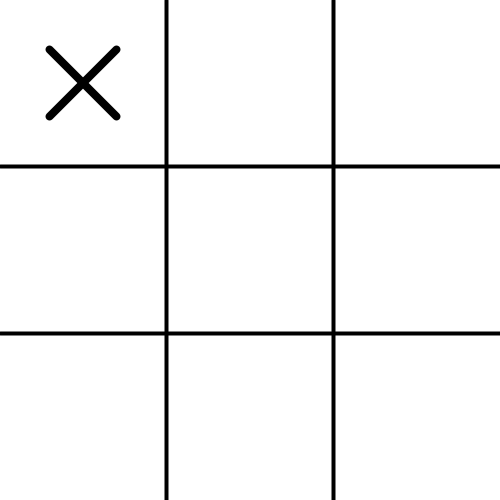
Frame 1 (no input)
Frame 60 (the mouse pressed at the canvas centre just before this capture): identical to frame 1, image omitted
Frame 120 (the mouse held since frame 60 and released just before this capture): identical to frame 1, image omitted

The Processing sketch that drew this single still picture (run headless with seeded random() and noise(); from frame 60 on, the mouse is pressed at the canvas centre):

// Processing sketch: tic_tac_toe
// ── tic_tac_toe.pde
void setup() {
  size(500, 500);
  initBoard();
  println("Computer goes first...");
  computerMove();
}

void draw() {
  background(255);
  drawBoard();
  drawMarks();
}

void keyPressed() {
  if (gameOver) {
    println("Game has ended. No more moves allowed.");
    return;
  }

  // Check key
  if (key < '0' || key > '8') {
    println("Invalid key pressed. Please press a number 0–8.");
    return;
  }

  int square = key - '0';

  // Check if the square can be used
  if (board[square] != EMPTY) {
    println("Square already filled.");
    return;
  }

  // Player's turn
  board[square] = O_PLAYER;

  if (checkWin(O_PLAYER)) {
    println("You (O) win!");
    gameOver = true;
    return;
  }

  if (isBoardFull()) {
    println("No one has won.");
    gameOver = true;
    return;
  }

  // Computer's turn
  computerMove();

  if (checkWin(X_PLAYER)) {
    println("Computer (X) wins!");
    gameOver = true;
    return;
  }

  if (isBoardFull()) {
    println("No one has won.");
    gameOver = true;
    return;
  }

  println("Game still in play...");
}

// ── board.pde
// Create board array
void initBoard() {
  for (int i = 0; i < 9; i++) {
    board[i] = EMPTY;
  }
}

// Check if all 9 squares are filled
boolean isBoardFull() {
  for (int i = 0; i < 9; i++) {
    if (board[i] == EMPTY) return false;
  }
  return true;
}

// Check for a winner
boolean checkWin(int player) {
  for (int[] line : WIN_LINES) {
    if (board[line[0]] == player &&
        board[line[1]] == player &&
        board[line[2]] == player) {
      return true;
    }
  }
  return false;
}

// Computer move
void computerMove() {
  if (gameOver) return;

  for (int i = 0; i < 9; i++) {
    if (board[i] == EMPTY) {
      board[i] = X_PLAYER;
      println("Computer chose square: " + i);
      return;
    }
  }
}

// ── constants.pde
// Player constants
final int EMPTY = 0;
final int X_PLAYER = 1;  // computer
final int O_PLAYER = 2;  // user

// Board size
int[] board = new int[9];
boolean gameOver = false;

// Winning lines
int[][] WIN_LINES = {
  {0,1,2},
  {3,4,5},
  {6,7,8},
  {0,3,6},
  {1,4,7},
  {2,5,8},
  {0,4,8},
  {2,4,6}
};

// ── shapes.pde
void drawBoard() {
  stroke(0);
  strokeWeight(4);

  // Vertical 
  line(width/3, 0, width/3, height);
  line(2*width/3, 0, 2*width/3, height);

  // Horizontal 
  line(0, height/3, width, height/3);
  line(0, 2*height/3, width, 2*height/3);
}

void drawX(float x, float y, float size) {
  stroke(0);
  strokeWeight(8);
  float s = size / 3;

  line(x - s, y - s, x + s, y + s);
  line(x - s, y + s, x + s, y - s);
}

void drawO(float x, float y, float size) {
  stroke(0);
  strokeWeight(8);
  noFill();
  ellipse(x, y, size, size);
}

void drawMarks() {
  float cellW = width / 3;
  float cellH = height / 3;

  for (int i = 0; i < 9; i++) {
    float cx = (i % 3) * cellW + cellW/2;
    float cy = (i / 3) * cellH + cellH/2;

    if (board[i] == X_PLAYER)
      drawX(cx, cy, 100);
    else if (board[i] == O_PLAYER)
      drawO(cx, cy, 100);
  }
}
